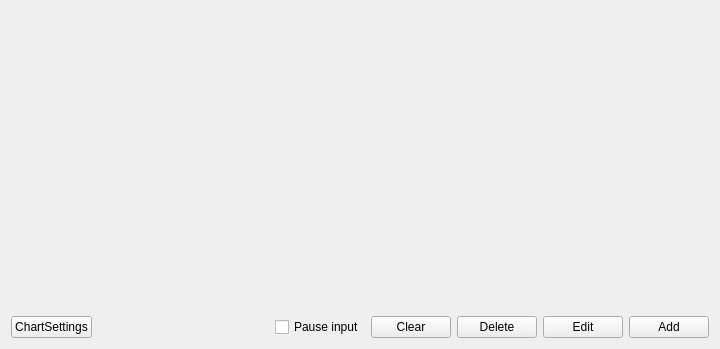
<?xml version="1.0" encoding="UTF-8"?>
<ui version="4.0">
 <class>SAKChartsXYSerial</class>
 <widget class="QWidget" name="SAKChartsXYSerial">
  <property name="geometry">
   <rect>
    <x>0</x>
    <y>0</y>
    <width>720</width>
    <height>349</height>
   </rect>
  </property>
  <property name="windowTitle">
   <string>XY serial chart</string>
  </property>
  <layout class="QGridLayout" name="gridLayout">
   <item row="1" column="4">
    <widget class="QPushButton" name="deletePushButton">
     <property name="text">
      <string>Delete</string>
     </property>
    </widget>
   </item>
   <item row="1" column="1">
    <spacer name="horizontalSpacer">
     <property name="orientation">
      <enum>Qt::Horizontal</enum>
     </property>
     <property name="sizeHint" stdset="0">
      <size>
       <width>40</width>
       <height>20</height>
      </size>
     </property>
    </spacer>
   </item>
   <item row="1" column="5">
    <widget class="QPushButton" name="editPushButton">
     <property name="text">
      <string>Edit</string>
     </property>
    </widget>
   </item>
   <item row="1" column="0">
    <widget class="QPushButton" name="chartSettingsPushButton">
     <property name="text">
      <string>ChartSettings</string>
     </property>
    </widget>
   </item>
   <item row="1" column="3">
    <widget class="QPushButton" name="clearPushButton">
     <property name="text">
      <string>Clear</string>
     </property>
    </widget>
   </item>
   <item row="0" column="0" colspan="7">
    <widget class="QWidget" name="chartViewerWidget" native="true">
     <property name="sizePolicy">
      <sizepolicy hsizetype="Preferred" vsizetype="Expanding">
       <horstretch>0</horstretch>
       <verstretch>0</verstretch>
      </sizepolicy>
     </property>
    </widget>
   </item>
   <item row="1" column="6">
    <widget class="QPushButton" name="addPushButton">
     <property name="text">
      <string>Add</string>
     </property>
    </widget>
   </item>
   <item row="1" column="2">
    <widget class="QCheckBox" name="pauseCheckBox">
     <property name="text">
      <string>Pause input</string>
     </property>
    </widget>
   </item>
  </layout>
 </widget>
 <resources/>
 <connections/>
</ui>
